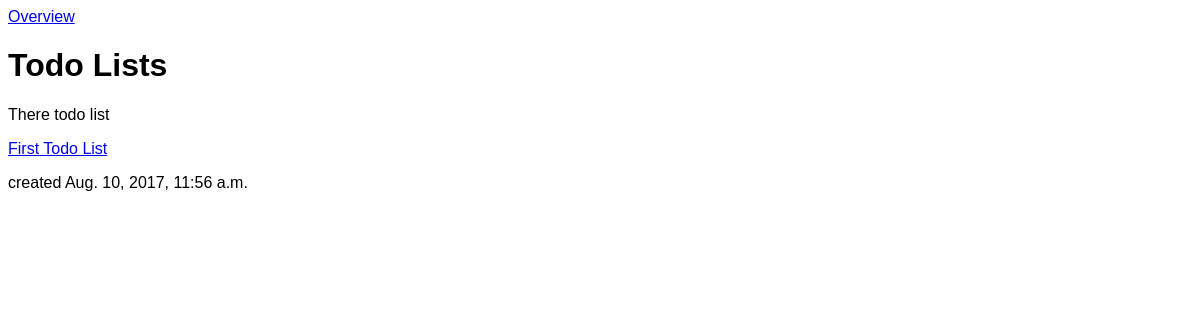
Page /todos/ on the earlier database version.
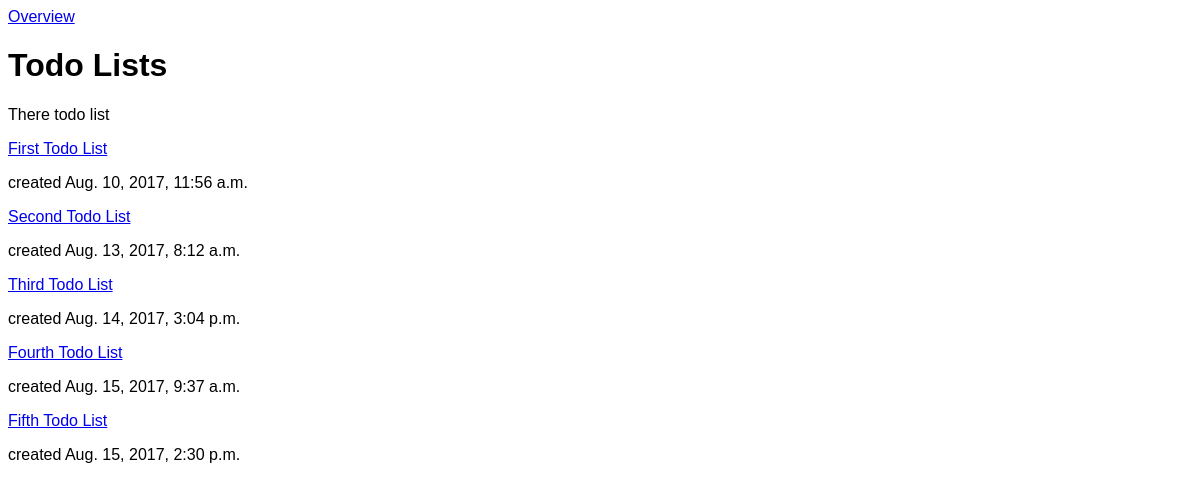
Same page on the later database version.
### todos/models.py (models this page shows, shortened)
class TodoList(models.Model):
    name = models.CharField(max_length=60)
    created_at = models.DateTimeField(auto_now_add=True)
    order = models.IntegerField(default=0)
    class Meta:
        ordering = ["order",]

### todos/views.py (the view, shortened to what this page needs)
class TodoListListView(CreateView, ListView):
    model = TodoList
    context_object_name = "todo_lists"
    fields = ("name",)
    template_name = "todos/todo_list_overview.html"

### todos/templates/todos/todo_list_overview.html (shortened to what this page needs)
{% extends "layout.html" %}
{% block content %}
    <h1>Todo Lists</h1>
    <p>There {{ total.total|pluralize:"is, are" }} {{ total.total }} todo list{{ total.total|pluralize }}</p>
    {% for todo_list in todo_lists  %}
        <p><a href="{% url 'todos:todo_list' pk=todo_list.pk%}">{{ todo_list.name }}</a></p>
        <p>created {{ todo_list.created_at }}</p>
    {% endfor %}
{% endblock %}

### templates/layout.html (shortened to what this page needs)
{% load static from staticfiles %}
<!DOCTYPE html>
<html lang="en">
<head>
    <link rel="stylesheet" href="{% static 'css/layout.css' %}"/>
</head>
<body>
    <a href="{% url 'todos:todo_list_overview' %}">Overview</a>
{% block content %} {% endblock %}
</body>
</html>

### assets/css/layout.css (style rules this page uses)
body { font-family: sans-serif; }

Differences in the rows shown:
added TodoList: name "Second Todo List", created_at "Aug. 13, 2017, 8:12 a.m."
added TodoList: name "Third Todo List", created_at "Aug. 14, 2017, 3:04 p.m."
added TodoList: name "Fourth Todo List", created_at "Aug. 15, 2017, 9:37 a.m."
added TodoList: name "Fifth Todo List", created_at "Aug. 15, 2017, 2:30 p.m."
